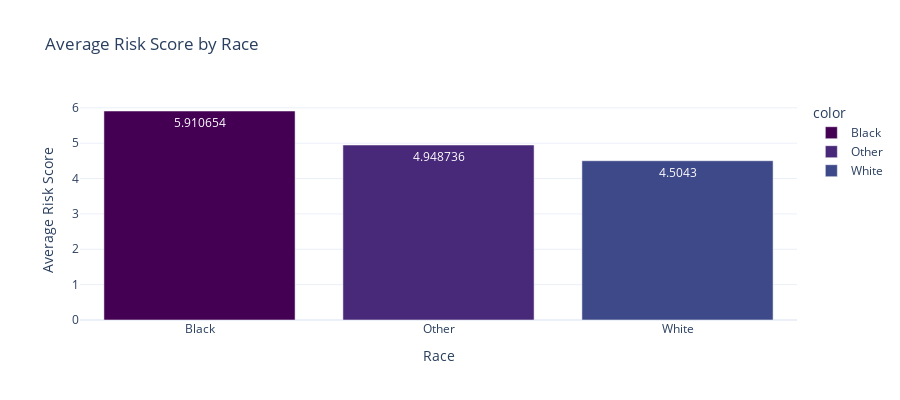

This figure's notebook cell:
### Code cell
# Visualizing risk scores by Race
fig = px.bar(
    x=avg_risk_score_race.index,
    y=avg_risk_score_race.values,
    labels={'x': 'Race', 'y': 'Average Risk Score'},
    title='Average Risk Score by Race',
    color=avg_risk_score_race.index,
    color_discrete_sequence=px.colors.sequential.Viridis,
    text_auto=True
)

fig.update_layout(
    xaxis_title='Race',
    yaxis_title='Average Risk Score',
    template='plotly_white',
    width=900,
    height=400
)

fig.show()

### Figure 1 — Plotly figure (JSON) as saved in the notebook; plotly's stock layout.template omitted (floating-point values rounded to 4 significant figures)
{"data": [{"hovertemplate": "color=Black<br>Race=%{x}<br>Average Risk Score=%{y}<extra></extra>", "legendgroup": "Black", "marker": {"color": "#440154", "pattern": {"shape": ""}}, "name": "Black", "orientation": "v", "showlegend": true, "textposition": "auto", "texttemplate": "%{y}", "type": "bar", "x": ["Black"], "xaxis": "x", "y": [5.911], "yaxis": "y"}, {"hovertemplate": "color=Other<br>Race=%{x}<br>Average Risk Score=%{y}<extra></extra>", "legendgroup": "Other", "marker": {"color": "#482878", "pattern": {"shape": ""}}, "name": "Other", "orientation": "v", "showlegend": true, "textposition": "auto", "texttemplate": "%{y}", "type": "bar", "x": ["Other"], "xaxis": "x", "y": [4.949], "yaxis": "y"}, {"hovertemplate": "color=White<br>Race=%{x}<br>Average Risk Score=%{y}<extra></extra>", "legendgroup": "White", "marker": {"color": "#3e4989", "pattern": {"shape": ""}}, "name": "White", "orientation": "v", "showlegend": true, "textposition": "auto", "texttemplate": "%{y}", "type": "bar", "x": ["White"], "xaxis": "x", "y": [4.504], "yaxis": "y"}], "layout": {"barmode": "relative", "height": 400, "legend": {"title": {"text": "color"}, "tracegroupgap": 0}, "title": {"text": "Average Risk Score by Race"}, "width": 900, "xaxis": {"anchor": "y", "domain": [0, 1], "title": {"text": "Race"}}, "yaxis": {"anchor": "x", "domain": [0, 1], "title": {"text": "Average Risk Score"}}}}
